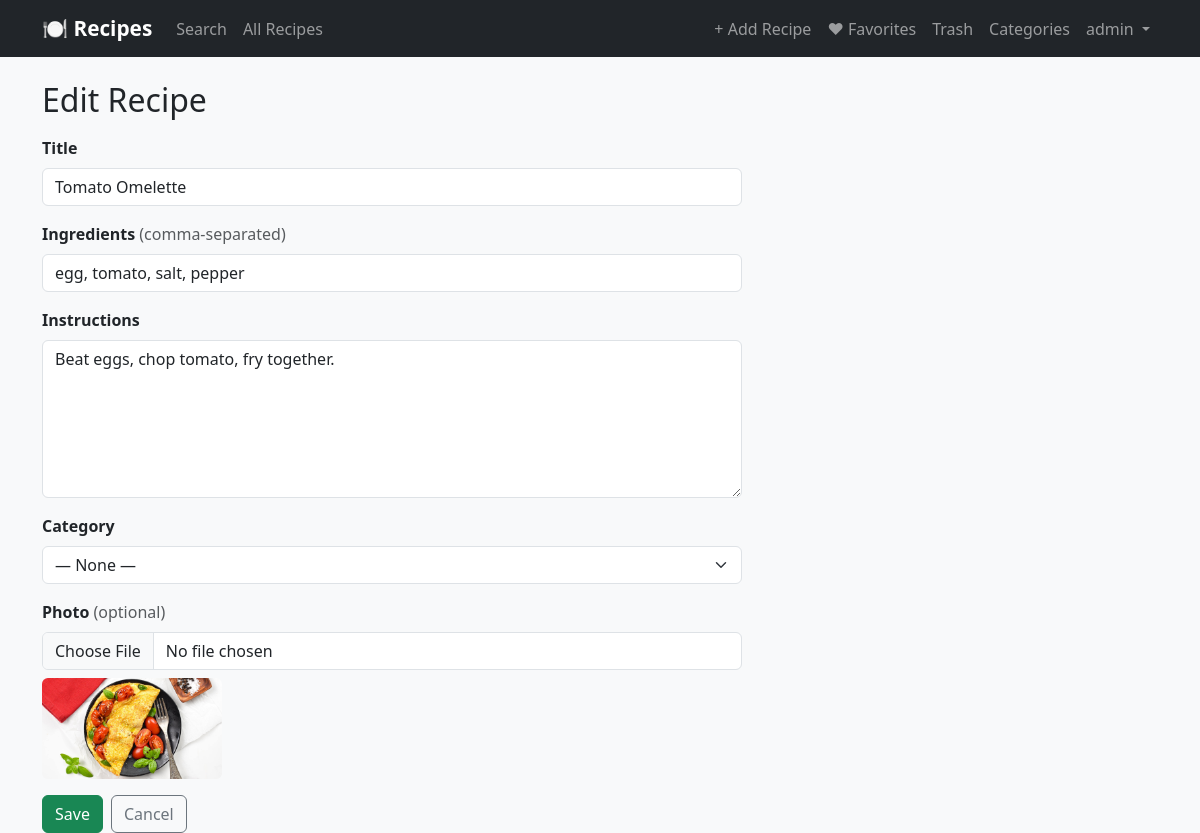
Screenshot of /edit/1 (signed in) with the database file from the repository.
### entities/user.py (models this page shows, shortened)
class User(UserMixin, db.Model):
    __tablename__ = 'users'
    id            = db.Column(db.Integer, primary_key=True)
    username      = db.Column(db.String(100), unique=True, nullable=False)
    email         = db.Column(db.String(255), unique=True, nullable=False, index=True)
    password_hash = db.Column(db.String(255), nullable=False)
    role          = db.Column(db.String(20), default='user')  # 'user' | 'admin'
    bio           = db.Column(db.Text, nullable=True)
    avatar_path   = db.Column(db.String(512), nullable=True)
    is_active     = db.Column(db.Boolean, default=True, nullable=False)
    created_at    = db.Column(db.DateTime, default=datetime.utcnow)
    updated_at    = db.Column(db.DateTime, default=datetime.utcnow, onupdate=datetime.utcnow)
    recipes  = db.relationship('Recipe', backref='author', lazy='dynamic',
                               foreign_keys='Recipe.author_id')
    favorites = db.relationship('Favorite', backref='user', lazy='dynamic')
    ratings   = db.relationship('Rating',   backref='user', lazy='dynamic')
    comments  = db.relationship('Comment',  backref='user', lazy='dynamic')
    def is_admin(self):
        return self.role == 'admin'

### entities/recipe.py (models this page shows, shortened)
class Recipe(db.Model):
    __tablename__ = 'recipes'
    id          = db.Column(db.Integer, primary_key=True)
    title       = db.Column(db.String(255), nullable=False)
    description = db.Column(db.String(500), nullable=True)   # short summary
    ingredients  = db.Column(db.Text, nullable=False)
    instructions = db.Column(db.Text, nullable=False)
    prep_time  = db.Column(db.Integer,     nullable=True)   # minutes
    cook_time  = db.Column(db.Integer,     nullable=True)   # minutes
    servings   = db.Column(db.Integer,     nullable=True)
    difficulty = db.Column(db.String(20),  nullable=True)   # 'easy' | 'medium' | 'hard'
    image_path  = db.Column(db.String(512), nullable=True)
    author_id   = db.Column(db.Integer, db.ForeignKey('users.id'),      nullable=True)
    category_id = db.Column(db.Integer, db.ForeignKey('categories.id'), nullable=True)
    is_published = db.Column(db.Boolean, default=True,  nullable=False)
    is_deleted   = db.Column(db.Boolean, default=False, nullable=False, index=True)
    deleted_at   = db.Column(db.DateTime, nullable=True)
    view_count   = db.Column(db.Integer,  default=0,    nullable=False)
    created_at = db.Column(db.DateTime, default=datetime.utcnow)
    updated_at = db.Column(db.DateTime, default=datetime.utcnow, onupdate=datetime.utcnow)
    steps              = db.relationship('RecipeStep',       backref='recipe', lazy='dynamic',
                                         order_by='RecipeStep.step_number',
                                         cascade='all, delete-orphan')
    recipe_ingredients = db.relationship('RecipeIngredient', backref='recipe', lazy='dynamic',
                                         cascade='all, delete-orphan')
    tags               = db.relationship('Tag', secondary=recipe_tags,
                                         backref='recipes', lazy='subquery')
    favorites          = db.relationship('Favorite', backref='recipe', lazy='dynamic',
                                         cascade='all, delete-orphan')
    ratings            = db.relationship('Rating',   backref='recipe', lazy='dynamic',
                                         cascade='all, delete-orphan')
    comments           = db.relationship('Comment',  backref='recipe', lazy='dynamic',
                                         cascade='all, delete-orphan')

### app.py (the view, shortened to what this page needs)
@app.route('/edit/<int:recipe_id>', methods=['GET', 'POST'])
@login_required
def edit_recipe(recipe_id):
    r = Recipe.query.get_or_404(recipe_id)
    if (r.author_id != current_user.id) and (not current_user.is_admin()):
        flash('Access denied', 'danger')
        return redirect(url_for('index'))
    cats = Category.query.all()
    return render_template('add_recipe.html', recipe=r, categories=cats)

### templates/add_recipe.html (shortened to what this page needs)
{% extends "base.html" %}
{% block content %}
<h2>{% if recipe %}Edit Recipe{% else %}Add New Recipe{% endif %}</h2>
<form method="post" enctype="multipart/form-data" class="mt-3" style="max-width:700px;">
  <div class="mb-3">
    <label class="form-label fw-bold">Title</label>
    <input name="title" class="form-control" value="{{ recipe.title if recipe else '' }}" required>
  </div>
  <div class="mb-3">
    <label class="form-label fw-bold">Ingredients <span class="text-muted fw-normal">(comma-separated)</span></label>
    <input name="ingredients" class="form-control" value="{{ recipe.ingredients if recipe else '' }}" placeholder="egg, tomato, cheese" required>
  </div>
  <div class="mb-3">
    <label class="form-label fw-bold">Instructions</label>
    <textarea name="instructions" class="form-control" rows="6" required>{{ recipe.instructions if recipe else '' }}</textarea>
  </div>
  <div class="mb-3">
    <label class="form-label fw-bold">Category</label>
    <select name="category" class="form-select">
      <option value="">— None —</option>
    </select>
  </div>
  <div class="mb-3">
    <label class="form-label fw-bold">Photo <span class="text-muted fw-normal">(optional)</span></label>
    <input type="file" name="image" class="form-control" accept="image/*">
    {% if recipe and recipe.image_path %}
      <img src="/{{ recipe.image_path }}" style="max-width:180px;margin-top:8px;" class="rounded">
    {% endif %}
  </div>
  <div class="d-flex gap-2">
    <button class="btn btn-success">Save</button>
    <a href="{{ url_for('index') }}" class="btn btn-outline-secondary">Cancel</a>
  </div>
</form>
{% endblock %}

### templates/base.html (shortened to what this page needs)
<!doctype html>
<html lang="en">
<head>
  <link href="https://cdn.jsdelivr.net/npm/bootstrap@5.3.0/dist/css/bootstrap.min.css" rel="stylesheet">
</head>
<body class="bg-light">
<nav class="navbar navbar-expand-lg navbar-dark bg-dark mb-4">
  <div class="container">
    <a class="navbar-brand" href="{{ url_for('index') }}">🍽 Recipes</a>
    <div class="collapse navbar-collapse" id="navMenu">
      <ul class="navbar-nav me-auto">
        <li class="nav-item"><a class="nav-link" href="{{ url_for('index') }}">Search</a></li>
        <li class="nav-item"><a class="nav-link" href="{{ url_for('all_recipes') }}">All Recipes</a></li>
      </ul>
      <ul class="navbar-nav ms-auto">
        {% if current_user.is_authenticated %}
          <li class="nav-item"><a class="nav-link" href="{{ url_for('add_recipe') }}">+ Add Recipe</a></li>
          <li class="nav-item"><a class="nav-link" href="{{ url_for('favorites') }}">❤ Favorites</a></li>
          <li class="nav-item"><a class="nav-link" href="{{ url_for('trash') }}">Trash</a></li>
          {% if current_user.is_admin() %}
            <li class="nav-item"><a class="nav-link" href="{{ url_for('categories') }}">Categories</a></li>
          {% endif %}
          <li class="nav-item dropdown">
            <a class="nav-link dropdown-toggle" href="#" data-bs-toggle="dropdown">
              {{ current_user.username }}
            </a>
          </li>
        {% else %}
          <li class="nav-item"><a class="nav-link" href="{{ url_for('auth.login') }}">Log In</a></li>
          <li class="nav-item"><a class="nav-link" href="{{ url_for('auth.register') }}">Register</a></li>
        {% endif %}
      </ul>
    </div>
  </div>
</nav>
<div class="container">
  {% block content %}{% endblock %}
</div>
</body>
</html>

### templates/base.html (style rules this page uses)
.navbar-brand { font-weight:700; font-size:1.3rem; }

### rows the page displays
User: username "admin"
Recipe: title "Tomato Omelette", ingredients "egg, tomato, salt, pepper", instructions "Beat eggs, chop tomato, fry together.", image_path (picture)
